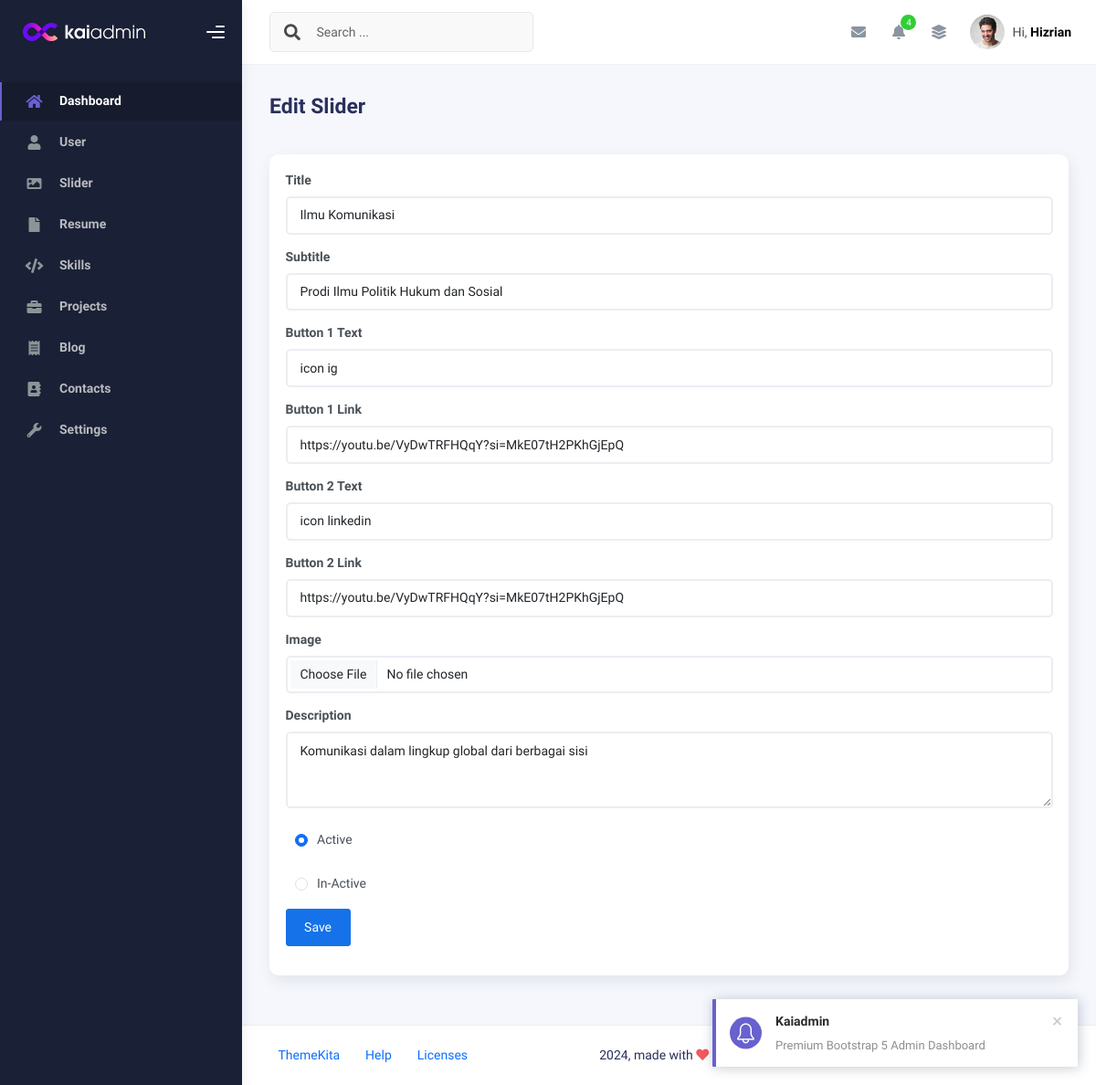
Page /admin/app.php?page=create-sliders&edit=16 (signed in) on the earlier database version.
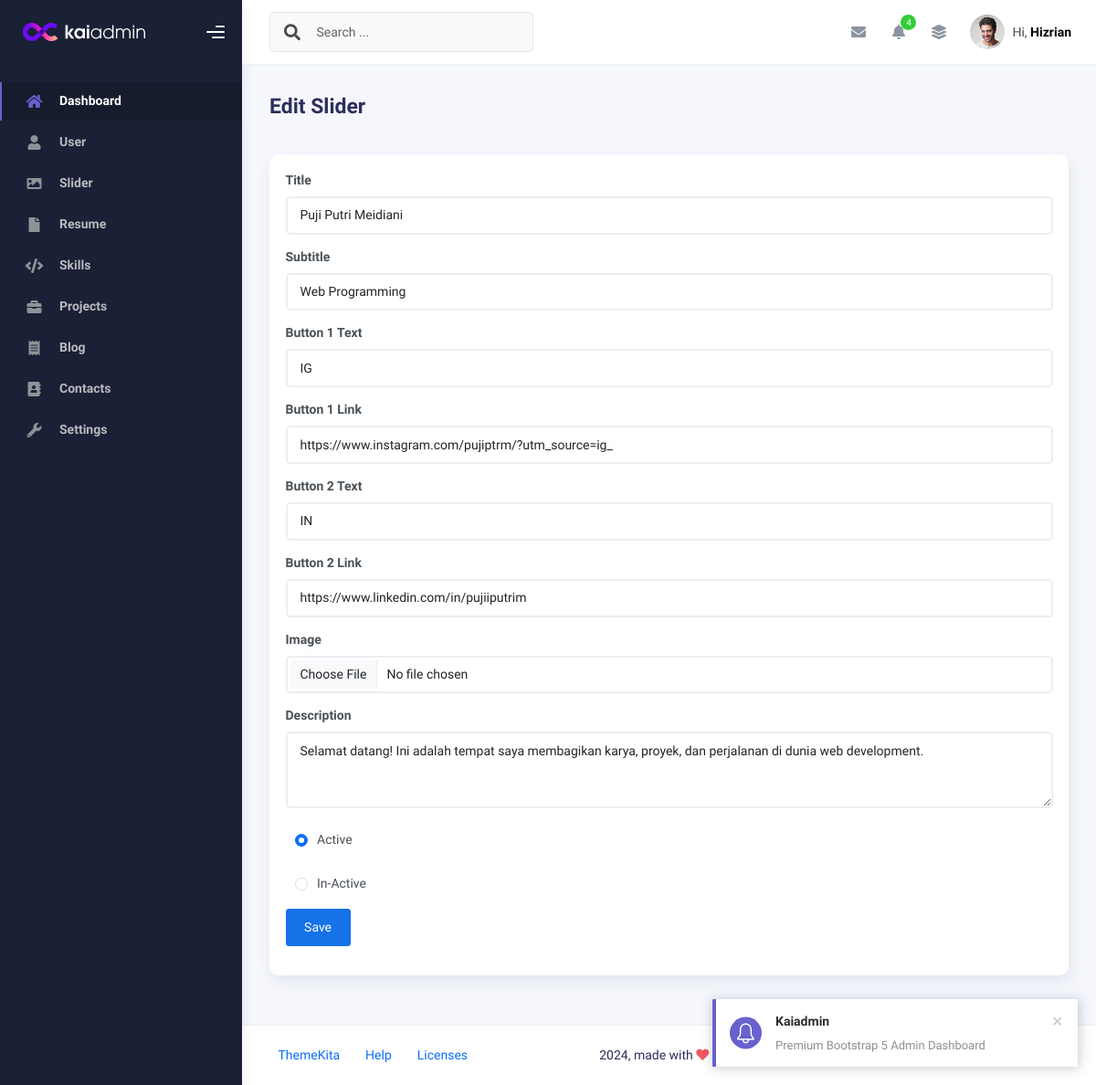
Same page on the later database version.
### tables this page shows
CREATE TABLE `sliders` (
  `id` int(11) NOT NULL,
  `title` varchar(50) NOT NULL,
  `subtitle` varchar(50) NOT NULL,
  `description` text DEFAULT NULL,
  `button1_text` varchar(30) NOT NULL,
  `button1_link` varchar(50) NOT NULL,
  `button2_text` varchar(30) NOT NULL,
  `button2_link` varchar(50) NOT NULL,
  `image` varchar(100) DEFAULT NULL,
  `is_active` tinyint(1) NOT NULL DEFAULT 1,
  `created_at` timestamp NOT NULL DEFAULT current_timestamp(),
  `updated_at` timestamp NULL DEFAULT NULL ON UPDATE current_timestamp()
);

### admin/create-sliders.php (the view, shortened to what this page needs)
<?php
$id     = isset($_GET['edit']) ? $_GET['edit'] : '';
$query  = mysqli_query($conn, "SELECT * FROM sliders WHERE id='$id'");
$row   = mysqli_fetch_assoc($query);
?>
<div class="d-flex align-items-left align-items-md-center flex-column flex-md-row pt-2 pb-4">
  <div>
    <h3 class="fw-bold mb-3"><?php echo isset($_GET['edit']) ? 'Edit Slider' : 'Create New Slider' ?></h3>
  </div>
</div>
<div class="row">
  <div class="col-sm-6 col-md-12">
    <div class="card">
      <div class="card-body">
        <form action="" method="post" enctype="multipart/form-data">
          <div class="mb-3">
            <label for="" class="form-label fw-bold">Title</label>
            <input type="text"
              class="form-control" name="title"
              placeholder="Enter title" required value="<?php echo ($id) ? $row['title'] : '' ?>">
          </div>
          <div class="mb-3">
            <label for="" class="form-label fw-bold">Subtitle</label>
            <input type="text"
              class="form-control" name="subtitle"
              placeholder="Enter subtitle" required value="<?php echo ($id) ? $row['subtitle'] : '' ?>">
          </div>
          <div class="mb-3">
            <label for="" class="form-label fw-bold">Button 1 Text</label>
            <input type="text"
              class="form-control" name="button1_text"
              placeholder="Enter button 1 text" required value="<?php echo ($id) ? $row['button1_text'] : '' ?>">
          </div>
          <div class="mb-3">
            <label for="" class="form-label fw-bold">Button 1 Link</label>
            <input type="text"
              class="form-control" name="button1_link"
              placeholder="Enter button 1 link" required value="<?php echo ($id) ? $row['button1_link'] : '' ?>">
          </div>
          <div class="mb-3">
            <label for="" class="form-label fw-bold">Button 2 Text</label>
            <input type="text"
              class="form-control" name="button2_text"
              placeholder="Enter button 2 text" required value="<?php echo ($id) ? $row['button2_text'] : '' ?>">
          </div>
          <div class="mb-3">
            <label for="" class="form-label fw-bold">Button 2 Link</label>
            <input type="text"
              class="form-control" name="button2_link"
              placeholder="Enter button 2 link" required value="<?php echo ($id) ? $row['button2_link'] : '' ?>">
          </div>
          <div class="mb-3">
            <label for="" class="form-label fw-bold">Image</label>
            <input type="file"
              class="form-control" name="image"
              value="<?php echo ($id) ? $row['image'] : '' ?>">
          </div>
          <div class="mb-3">
            <label for="" class="form-label fw-bold">Description</label>
            <textarea class="form-control" name="description"
              cols="30" rows="3"><?php echo ($id) ? $row['description'] : '' ?></textarea>
          </div>
          <div class="form-check">
            <input class="form-check-input" type="radio" name="is_active" id="radioDefault1"
              value="1" checked <?php echo ($id) && $row['is_active'] == 1 ? "checked" : '' ?>>
            <label class="form-check-label" for="radioDefault1">
              Active
            </label>
          </div>
          <div class="form-check">
            <input class="form-check-input" type="radio" name="is_active" id="radioDefault2"
              value="0" <?php echo ($id) && $row['is_active'] == 0 ? "checked" : '' ?>>
            <label class="form-check-label" for="radioDefault2">
              In-Active
            </label>
          </div>
          <div class="mb-3">
            <button class="btn btn-primary" name="save" type="submit">
              Save</button>
          </div>
        </form>
      </div>
    </div>
  </div>
</div>

Differences in the rows shown:
changed sliders "☑ Active": title "Ilmu Komunikasi" → "Puji Putri Meidiani"; subtitle "Prodi Ilmu Politik Hukum dan Sosial" → "Web Programming"; button1_text "icon ig" → "IG"; button1_link "https://youtu.be/VyDwTRFHQqY?si=MkE07tH2PKhGjEpQ" → "https://www.instagram.com/pujiptrm/?utm_source=ig_"; button2_text "icon linkedin" → "IN"; button2_link "https://youtu.be/VyDwTRFHQqY?si=MkE07tH2PKhGjEpQ" → "https://www.linkedin.com/in/pujiiputrim"; description "Komunikasi dalam lingkup global dari berbagai sisi" → "Selamat datang! Ini adalah tempat saya membagikan karya, proyek, dan perjalanan di dunia web development."
